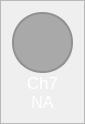
                     <widget class="QFrame" name="frame_ch7">
                      <property name="maximumSize">
                       <size>
                        <width>80</width>
                        <height>150</height>
                       </size>
                      </property>
                      <property name="styleSheet">
                       <string notr="true">QFrame{
	
	border-color: rgb(255, 98, 92);
}

QLabel{
	color: #FFF;
}</string>
                      </property>
                      <property name="frameShape">
                       <enum>QFrame::StyledPanel</enum>
                      </property>
                      <property name="frameShadow">
                       <enum>QFrame::Raised</enum>
                      </property>
                      <layout class="QVBoxLayout" name="verticalLayout_14">
                       <property name="spacing">
                        <number>0</number>
                       </property>
                       <item>
                        <widget class="QFrame" name="frame_ch7_color">
                         <property name="sizePolicy">
                          <sizepolicy hsizetype="Fixed" vsizetype="Fixed">
                           <horstretch>0</horstretch>
                           <verstretch>0</verstretch>
                          </sizepolicy>
                         </property>
                         <property name="minimumSize">
                          <size>
                           <width>61</width>
                           <height>61</height>
                          </size>
                         </property>
                         <property name="maximumSize">
                          <size>
                           <width>1000</width>
                           <height>61</height>
                          </size>
                         </property>
                         <property name="sizeIncrement">
                          <size>
                           <width>1</width>
                           <height>1</height>
                          </size>
                         </property>
                         <property name="styleSheet">
                          <string notr="true">border: 2px solid rgb(145, 145, 145);
border-radius: 30px;
background-color: rgb(169, 169, 169)</string>
                         </property>
                         <property name="frameShape">
                          <enum>QFrame::StyledPanel</enum>
                         </property>
                         <property name="frameShadow">
                          <enum>QFrame::Raised</enum>
                         </property>
                        </widget>
                       </item>
                       <item>
                        <widget class="QLabel" name="label_ch7">
                         <property name="minimumSize">
                          <size>
                           <width>61</width>
                           <height>0</height>
                          </size>
                         </property>
                         <property name="maximumSize">
                          <size>
                           <width>16777215</width>
                           <height>30</height>
                          </size>
                         </property>
                         <property name="font">
                          <font>
                           <pointsize>13</pointsize>
                           <weight>50</weight>
                           <italic>false</italic>
                           <bold>false</bold>
                          </font>
                         </property>
                         <property name="text">
                          <string>Ch7</string>
                         </property>
                         <property name="alignment">
                          <set>Qt::AlignCenter</set>
                         </property>
                        </widget>
                       </item>
                       <item>
                        <widget class="QLabel" name="label_ch7_value">
                         <property name="minimumSize">
                          <size>
                           <width>61</width>
                           <height>0</height>
                          </size>
                         </property>
                         <property name="maximumSize">
                          <size>
                           <width>16777215</width>
                           <height>30</height>
                          </size>
                         </property>
                         <property name="font">
                          <font>
                           <pointsize>12</pointsize>
                           <weight>50</weight>
                           <italic>false</italic>
                           <bold>false</bold>
                          </font>
                         </property>
                         <property name="styleSheet">
                          <string notr="true">font:12pt</string>
                         </property>
                         <property name="text">
                          <string>NA</string>
                         </property>
                         <property name="alignment">
                          <set>Qt::AlignCenter</set>
                         </property>
                        </widget>
                       </item>
                      </layout>
                     </widget>
